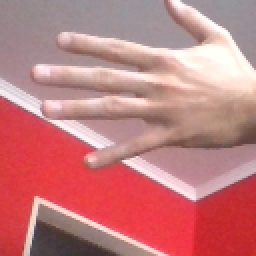
#> input picture fotos-training/test/papel/137.jpg, 128 x 128 px, given in place of the camera (shown 2 times larger)
$ python toma-datos.py
#> lines starting #> are read from the running program, lines starting #| are printed output that depends on the picture; after the words box and inside, x2 and y2 are one past the last pixel; in counts of white or black regions, pixels touching at a corner belong together
import numpy as np
import cv2
import time
import datetime
import os

"""Programa para la toma de imagenes de forma de poder usarlas en el modelo"""


dir_name = 'fotos-training'
abs_path = os.path.join(os.getcwd(),dir_name)
if not os.path.exists(abs_path):
    os.mkdir(os.path.join(os.getcwd(),dir_name))

cap = cv2.VideoCapture(0)

def change_res(width, height):
    '''Las opciones clasicas seria (1920,1080) (1280,720) (640,480)  '''
    cap.set(3, width)
    cap.set(4, height)

change_res(640,480)
i= 800

now = datetime.datetime.now()

while True :

    ret, frame = cap.read()
#> frame is the input picture: shape (128, 128, 3); mean B, G, R 127.6, 126.2, 195.4

    gray = cv2.cvtColor(frame,cv2.COLOR_BGR2GRAY)
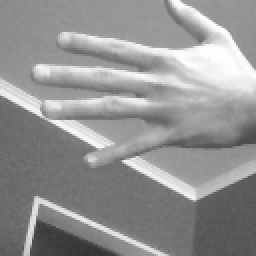
#> gray: shape (128, 128) (shown 2 times larger); min 50, max 255, mean 147
    th2 = cv2.adaptiveThreshold(gray.copy(),150,cv2.ADAPTIVE_THRESH_GAUSSIAN_C, cv2.THRESH_BINARY,7,2)
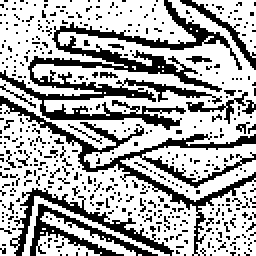
#> th2: shape (128, 128) (shown 2 times larger); values 0 (black) and 150 (white), 67.2% white; black in thin lines or dots
    frame_h, frame_w = frame.shape[0:2]
#> frame_h = 128; frame_w = 128
    mitad_pantalla = int(frame_w/2)
#> mitad_pantalla = 64

    #establecer region de interes para tomar las fotos
    roi_derecha = frame[60:0+mitad_pantalla-60,mitad_pantalla-60:mitad_pantalla+mitad_pantalla-60]
#> roi_derecha = empty array
    roi_izquierda = frame[60:mitad_pantalla, 60:mitad_pantalla]
    img = cv2.resize(roi_izquierda, (128,128))
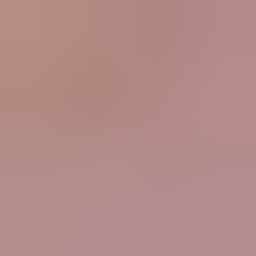
#> img: shape (128, 128, 3) (shown 2 times larger); mean of channels 0, 1, 2 136.9, 138.6, 179.4; drawn as B, G, R

    delta = 20  #segundos
    new_now = datetime.datetime.now()
    papel_time = new_now < (now + datetime.timedelta(seconds=delta))
    piedra_time = new_now > (now + datetime.timedelta(seconds=delta)) and new_now < (now + datetime.timedelta(seconds=delta*2))
    tijeras_time = new_now > (now + datetime.timedelta(seconds=delta*2)) and new_now < (now + datetime.timedelta(seconds=delta*3))

    path = 'training'  #especifica si son para el training o el test

    #de esta forma tengo delta tiempo para cada tipo de categoria asi salvo siempre la misma cantidad de imagenes, tambien cambio el texto en pantalla asi se cuando cambiar de cat
    if papel_time:
        ppt = 'papel'
        if new_now > (now + datetime.timedelta(seconds=2)):
            cv2.imwrite(f'../fotos-training/{path}/papel/{i}.png',img)
    elif piedra_time:
        ppt= 'piedra'
        if (new_now < (now + datetime.timedelta(seconds=(delta*2)-1)) and new_now > (now + datetime.timedelta(seconds=delta+2))):
            cv2.imwrite(f'../fotos-training/{path}/piedra/{i}.png',img)
    elif tijeras_time:
        ppt = 'tijeras'
        if (new_now < (now + datetime.timedelta(seconds=delta*3)) and new_now > (now + datetime.timedelta(seconds=(delta*2)+2))):
            cv2.imwrite(f'../fotos-training/{path}/tijeras/{i}.png',img)
    else:
        break

    #el sleep aca sirve para no guardar todos los frames sino que espere una decima de segundo entre cuadro y cuadro
    time.sleep(0.1)
    cv2.putText(frame, f'{ppt}', (50,50), fontFace= cv2.FONT_HERSHEY_COMPLEX, fontScale= 1, color= (0,0,255))
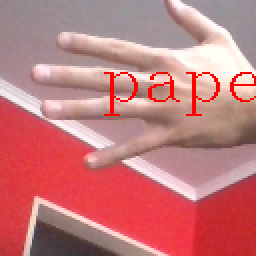
#> frame: shape (128, 128, 3) (shown 2 times larger); 1.92% of pixels changed, all inside (x1, y1, x2, y2) = (52, 36, 128, 58)
    i = i+1


    cv2.imshow('derecha',roi_izquierda)
    cv2.imshow('frame',frame)


    if cv2.waitKey(20) & 0xFF == ord('q'):
#> (key q is pressed here)
        break

cap.release()
cv2.destroyAllWindows()

$ run again, on fotos-training/test/papel/141.jpg
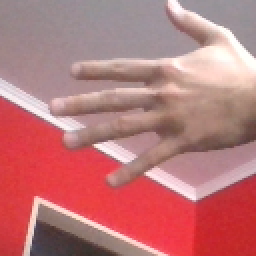
#> input picture fotos-training/test/papel/141.jpg, 128 x 128 px, given in place of the camera (shown 2 times larger)
#> frame is the input picture: shape (128, 128, 3); mean B, G, R 121.7, 120.2, 187.7
#> `th2 = cv2.adaptiveThreshold(gray.copy(),150,cv2.ADAPTIVE_THRESH_GAUSSI..`:
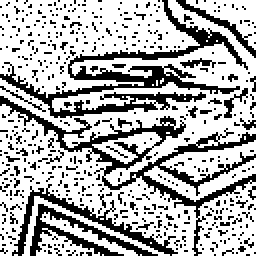
#> th2: shape (128, 128) (shown 2 times larger); values 0 (black) and 150 (white), 68.5% white; black in thin lines or dots
#> roi_derecha = empty array
#> `cv2.putText(frame, f'{ppt}', (50,50), fontFace= cv2.FONT_HERSHEY_COMPL..`:
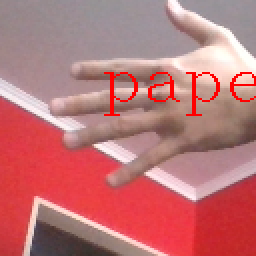
#> frame: shape (128, 128, 3) (shown 2 times larger); 1.92% of pixels changed, all inside (x1, y1, x2, y2) = (52, 36, 128, 58)

$ run again, on fotos-training/test/papel/186.jpg
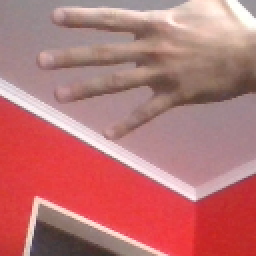
#> input picture fotos-training/test/papel/186.jpg, 128 x 128 px, given in place of the camera (shown 2 times larger)
#> frame is the input picture: shape (128, 128, 3); mean B, G, R 116.7, 116.7, 186.8
#> `th2 = cv2.adaptiveThreshold(gray.copy(),150,cv2.ADAPTIVE_THRESH_GAUSSI..`:
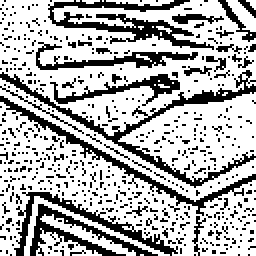
#> th2: shape (128, 128) (shown 2 times larger); values 0 (black) and 150 (white), 69.3% white; black in thin lines or dots
#> roi_derecha = empty array
#> `cv2.putText(frame, f'{ppt}', (50,50), fontFace= cv2.FONT_HERSHEY_COMPL..`:
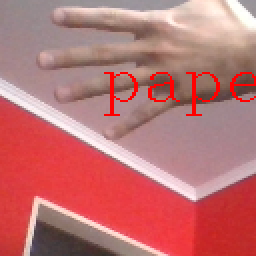
#> frame: shape (128, 128, 3) (shown 2 times larger); 1.92% of pixels changed, all inside (x1, y1, x2, y2) = (52, 36, 128, 58)

$ run again, on fotos-training/test/papel/368.jpg
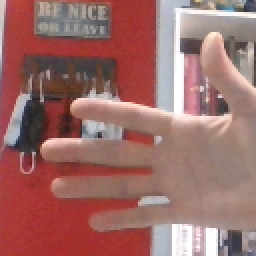
#> input picture fotos-training/test/papel/368.jpg, 128 x 128 px, given in place of the camera (shown 2 times larger)
#> frame is the input picture: shape (128, 128, 3); mean B, G, R 104.6, 108.3, 157
#> `th2 = cv2.adaptiveThreshold(gray.copy(),150,cv2.ADAPTIVE_THRESH_GAUSSI..`:
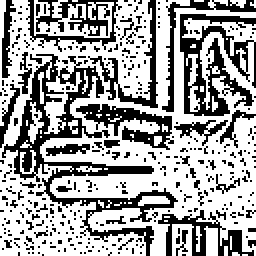
#> th2: shape (128, 128) (shown 2 times larger); values 0 (black) and 150 (white), 63.2% white; black in thin lines or dots
#> roi_derecha = empty array
#> `cv2.putText(frame, f'{ppt}', (50,50), fontFace= cv2.FONT_HERSHEY_COMPL..`:
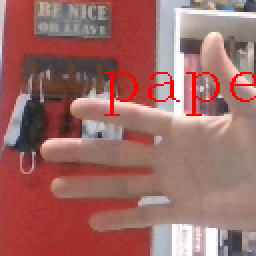
#> frame: shape (128, 128, 3) (shown 2 times larger); 1.92% of pixels changed, all inside (x1, y1, x2, y2) = (52, 36, 128, 58)
